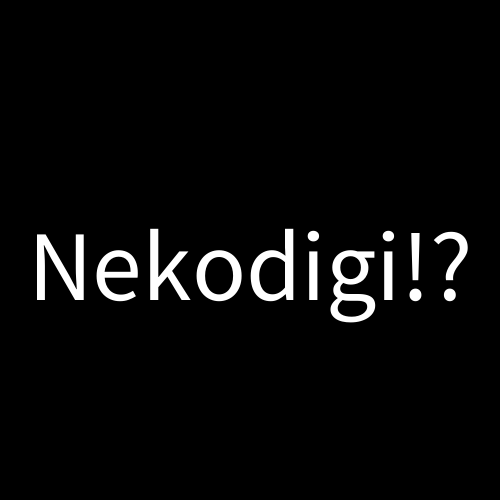
Frame 1 (no input)
Frame 60 (the mouse pressed at the canvas centre just before this capture): identical to frame 1, image omitted
Frame 120 (the mouse held since frame 60 and released just before this capture): identical to frame 1, image omitted

The Processing sketch that drew this single still picture (run headless with seeded random() and noise(); from frame 60 on, the mouse is pressed at the canvas centre):

// Processing sketch: Simple_Typing
// ── Simple_Typing.pde
float noiseS = 100;
float noiseP = 1;

Sentence sentence;

void setup(){
  size(500, 500);
  sentence = new Sentence("Nekodigi!?", width/2, height/2, 100);
}

void draw(){
  background(0);
  sentence.update();
  sentence.show();
}

void keyPressed(){
  sentence.onType(key);
}

class Sentence{
  PVector pos;
  float textS;
  String text;
  ArrayList<CharObj> chars = new ArrayList<CharObj>();
  int charIX = 0;//typing char index
  
  Sentence(String text, float x, float y, float textS){//origin center, center by myself to make thing easier
    this.text = text;
    this.textS = textS;
    textSize(textS);
    pos = new PVector(x-textWidth(text)/2, y+textS/2);
    splitText();
  }
  
  void splitText(){
    chars = new ArrayList<CharObj>();
    float xoff = 0;
    textSize(textS);
    for(int i=0; i<text.length(); i++){
      char c = text.charAt(i);
      chars.add(new CharObj(pos.x + xoff, pos.y, c));
      xoff += textWidth(c);
    }
  }
  
  void onType(char target){
    char c = text.charAt(charIX);
    if(c == target){
      chars.get(charIX).broken = true;
      charIX++;
    }
  }
  
  void update(){
    
  }
  
  void show(){
    //textSize(textS);
    //text(text, pos.x, pos.y);
    for(CharObj cha : chars){
      cha.show();
    }
  }
}

class CharObj{
  PVector pos;
  char cha;
  boolean broken = false;
  
  CharObj(float x, float y, char cha){
    this.pos = new PVector(x, y);
    this.cha = cha;
  }
  
  void show(){
    if(!broken)text(cha, pos.x, pos.y);
  }
}
